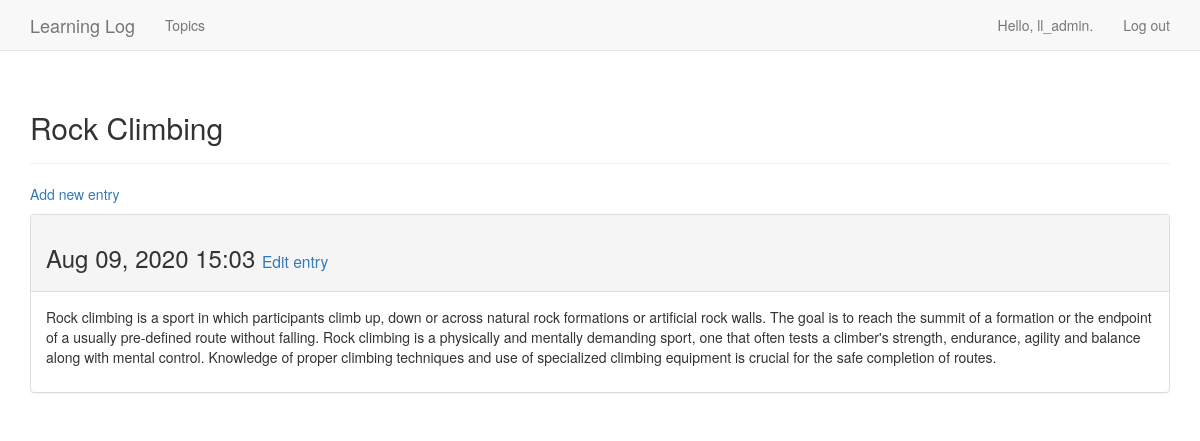
The page /topics/2/ (signed in) on the database its author committed.
### learning_logs/models.py (models this page shows, shortened)
class Topic(models.Model):
    text = models.CharField(max_length=200)
    date_added = models.DateTimeField(auto_now_add=True)
    owner = models.ForeignKey(User, on_delete=models.CASCADE)
    def __str__(self):
        return self.text

class Entry(models.Model):
    topic = models.ForeignKey(Topic, on_delete=models.CASCADE)
    text = models.TextField()
    date_added = models.DateTimeField(auto_now_add=True)
    class Meta:
        verbose_name_plural = 'entries'

### learning_logs/views.py (the view)
# urls.py: url(r'^topics/(?P<topic_id>\d+)/$', views.topic, name='topic'),
@login_required
def topic(request, topic_id):
    topic_p = Topic.objects.get(id=topic_id)
    check_topic_owner(request, topic_p)
    entries = topic_p.entry_set.order_by('-date_added')
    context = {'topic': topic_p, 'entries': entries}
    return render(request, 'learning_logs/topic.html', context)

### learning_logs/views.py (called while the page is built)
def check_topic_owner(request, topic_p):
    if topic_p.owner != request.user:
        raise Http404

### learning_logs/templates/learning_logs/topic.html
{% extends 'learning_logs/base.html' %}
{% block header %}
  <h2>{{ topic }}</h2>
{% endblock header %}
{% block content %}
  <p>
    <a href="{% url 'learning_logs:new_entry' topic.id %}">Add new entry</a>
  </p>
  {% for entry in entries %}
    <div class="panel panel-default">
      <div class="panel-heading">
        <h3>
          {{ entry.date_added|date:'M d, Y H:i' }}
          <small>
            <a href="{% url 'learning_logs:edit_entry' entry.id %}">Edit entry</a>
          </small>
        </h3>
      </div>
      <div class="panel-body">
        {{ entry.text|linebreaks }}
      </div>
    </div>
  {% empty %}
    <li>
      There are no entries for this topic yet.
    </li>
  {% endfor %}
{% endblock content %}

### learning_logs/templates/learning_logs/base.html (shortened to what this page needs)
{% load bootstrap3 %}
<!DOCTYPE html>
<html lang="en">
  <head>
    {% bootstrap_css %}
  </head>
  <body>
    <nav class="navbar navbar-default navbar-static-top">
      <div class="container">
        <div class="navbar-header">
          <a class="navbar-brand" href="{% url 'learning_logs:index' %}">
            Learning Log</a>
        </div>
        <div id="navbar" class="navbar-collapse collapse">
          <ul class="nav navbar-nav">
            <li><a href="{% url 'learning_logs:topics' %}">Topics</a></li>
          </ul>
          <ul class="nav navbar-nav navbar-right">
            {% if user.is_authenticated %}
              <li><a>Hello, {{ user.username }}.</a></li>
              <li><a href="{% url 'users:logout' %}">Log out</a></li>
            {% else %}
              <li><a href="{% url 'users:register' %}">Register</a></li>
              <li><a href="{% url 'users:login' %}">Log in</a></li>
            {% endif %}
          </ul>
        </div>
      </div>
    </nav>
    <div class="container">
      <div class="page-header">
        {% block header %}{% endblock header %}
      </div>
      <div>
        {% block content %}{% endblock content %}
      </div>
    </div>
  </body>
</html>

### rows shown on the page
Topic: text "Rock Climbing"
Entry: date_added "Aug 09, 2020 15:03", text "Rock climbing is a sport in which participants climb up, down or across natural rock formations or artificial rock walls. The goal is to reach the summit of a formation or the endpoint of a usually pre-defined route without falling. Rock climbing is a physically and mentally demanding sport, one that often tests a climber's strength, endurance, agility and balance along with mental control. Knowledge of proper climbing techniques and use of specialized climbing equipment is crucial for the safe completion of routes."

### other values the page prints
{{ user.username }} "ll_admin"
